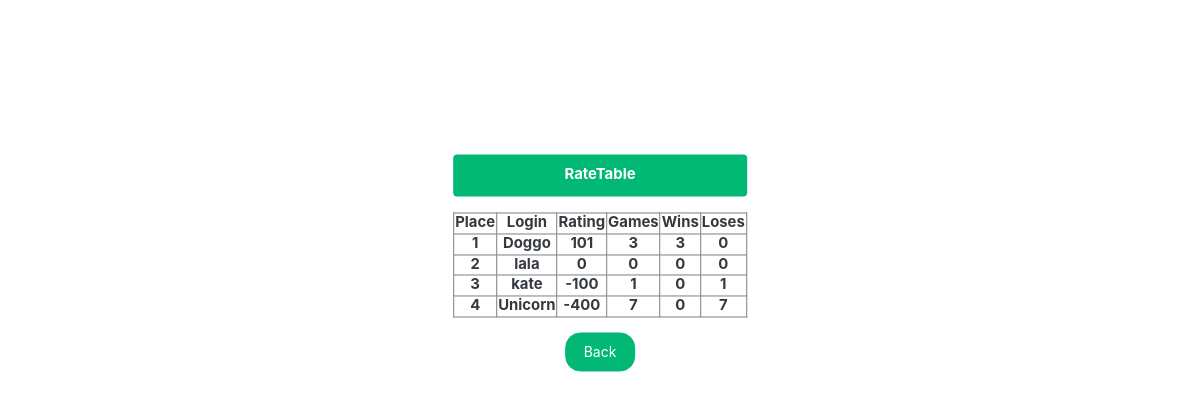
The page /Laba2/ladder.php on the database its author committed.
### tables this page shows
CREATE TABLE `players` (
  `id` int(11) NOT NULL,
  `login` varchar(64) DEFAULT NULL,
  `time` int(11) DEFAULT 0,
  `games` int(11) NOT NULL DEFAULT 0,
  `wins` int(11) NOT NULL DEFAULT 0,
  `loses` int(11) NOT NULL DEFAULT 0,
  `rating` int(11) NOT NULL DEFAULT 0
);

### Laba2/ladder.php (the view, shortened to what this page needs)
<?php
    require_once 'database.php';
    $token=$_COOKIE['cookie_token'];
    $query="SELECT login FROM users WHERE token = '$token'";
    $result=mysqli_query($link, $query);
    $user=mysqli_fetch_row($result);
    $user=$user[0];
    $query="SELECT login, rating, games, wins, loses FROM players ORDER BY rating DESC";
    $result=mysqli_query($link, $query);
    $rows=mysqli_num_rows($result);
    $table='';
?>
<!doctype html>
           <html lang="en">
             <head>
               <link href="https://stackpath.bootstrapcdn.com/bootswatch/4.3.1/litera/bootstrap.min.css" rel="stylesheet">
             </head>
             <body>
                <form method="post" action="index.php">
                <div align="center"> <br>
                <h1 class="alert alert-success">
                <th>RateTable</th>
                </h1>
                    <h2>
                    <table border=1>
                        <tr align=center>
                            <td> Place </td>
                            <td> Login </td>
                            <td> Rating </td>
                            <td> Games </td>
                            <td> Wins </td>
                            <td> Loses </td>
                        </tr>
                            <?php
                               $query="SELECT login, rating, games, wins, loses FROM players ORDER BY rating DESC";
                               $result=mysqli_query($link, $query);
                               for ($tr=0; $tr<$rows; $tr++){
                                   $r=mysqli_fetch_row($result);
                                   if ($r[0]==$user){
                                       $table .= '<tr align=center style="color:white;background-color:red;">';
                                   }
                                   else {
                                       $table .= '<tr align=center>';
                                   }
                                   $table .= '<td>'.($tr+1).'</td>';
                                   for ($col=0; $col<5; $col++){
                                       $table .= '<td>'.$r[$col].'</td>';
                                   }
                                   $table .= '</tr>';
                               }
                               echo $table;
                            ?>
                   </table>
                   </h2>
                <input type="submit" class="btn btn-success" value="Back"> <br>
                </div>
                </form>
             </body>
</html>

### Laba2/ladder.php (style rules this page uses)
body { background-image: url(https://wallpaperaccess.com/full/662865.jpg); background-repeat: no-repeat; background-attachment: fixed; background-size: cover; font-size: 200%; position: fixed; top: 30%; left: 50%; transform: translate(-50%, -50%); }

### rows shown on the page
players: login "Doggo", rating "101", games "3", wins "3", loses "0"
players: login "lala", rating "0", games "0", wins "0", loses "0"
players: login "kate", rating "-100", games "1", wins "0", loses "1"
players: login "Unicorn", rating "-400", games "7", wins "0", loses "7"
